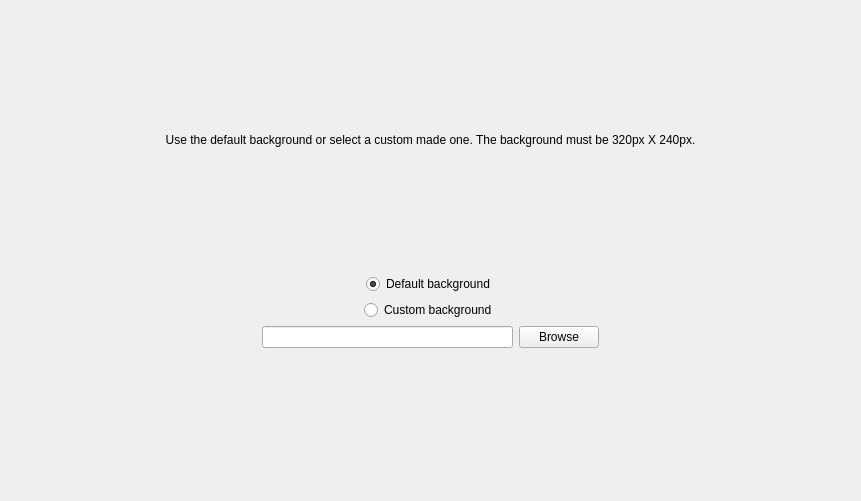
<?xml version="1.0" encoding="UTF-8"?>
<ui version="4.0">
 <class>BackgroundPageWidget</class>
 <widget class="QWidget" name="BackgroundPageWidget">
  <property name="geometry">
   <rect>
    <x>0</x>
    <y>0</y>
    <width>861</width>
    <height>501</height>
   </rect>
  </property>
  <property name="windowTitle">
   <string>Form</string>
  </property>
  <layout class="QVBoxLayout" name="verticalLayout">
   <item>
    <spacer name="verticalSpacer_3">
     <property name="orientation">
      <enum>Qt::Vertical</enum>
     </property>
     <property name="sizeHint" stdset="0">
      <size>
       <width>20</width>
       <height>40</height>
      </size>
     </property>
    </spacer>
   </item>
   <item>
    <widget class="QLabel" name="label">
     <property name="text">
      <string>Use the default background or select a custom made one. The background must be 320px X 240px.</string>
     </property>
     <property name="alignment">
      <set>Qt::AlignCenter</set>
     </property>
    </widget>
   </item>
   <item>
    <spacer name="verticalSpacer_2">
     <property name="orientation">
      <enum>Qt::Vertical</enum>
     </property>
     <property name="sizeHint" stdset="0">
      <size>
       <width>20</width>
       <height>40</height>
      </size>
     </property>
    </spacer>
   </item>
   <item>
    <layout class="QHBoxLayout" name="horizontalLayout_2">
     <item>
      <spacer name="horizontalSpacer_3">
       <property name="orientation">
        <enum>Qt::Horizontal</enum>
       </property>
       <property name="sizeHint" stdset="0">
        <size>
         <width>40</width>
         <height>20</height>
        </size>
       </property>
      </spacer>
     </item>
     <item>
      <widget class="QRadioButton" name="DefaultBackground_radioButton">
       <property name="text">
        <string>Default background</string>
       </property>
       <property name="checked">
        <bool>true</bool>
       </property>
       <attribute name="buttonGroup">
        <string notr="true">buttonGroup</string>
       </attribute>
      </widget>
     </item>
     <item>
      <spacer name="horizontalSpacer">
       <property name="orientation">
        <enum>Qt::Horizontal</enum>
       </property>
       <property name="sizeHint" stdset="0">
        <size>
         <width>40</width>
         <height>20</height>
        </size>
       </property>
      </spacer>
     </item>
    </layout>
   </item>
   <item>
    <layout class="QHBoxLayout" name="horizontalLayout_3">
     <item>
      <spacer name="horizontalSpacer_4">
       <property name="orientation">
        <enum>Qt::Horizontal</enum>
       </property>
       <property name="sizeHint" stdset="0">
        <size>
         <width>40</width>
         <height>20</height>
        </size>
       </property>
      </spacer>
     </item>
     <item>
      <widget class="QRadioButton" name="CustomBackground_RadioButton">
       <property name="text">
        <string>Custom background</string>
       </property>
       <attribute name="buttonGroup">
        <string notr="true">buttonGroup</string>
       </attribute>
      </widget>
     </item>
     <item>
      <spacer name="horizontalSpacer_2">
       <property name="orientation">
        <enum>Qt::Horizontal</enum>
       </property>
       <property name="sizeHint" stdset="0">
        <size>
         <width>40</width>
         <height>20</height>
        </size>
       </property>
      </spacer>
     </item>
    </layout>
   </item>
   <item>
    <layout class="QHBoxLayout" name="horizontalLayout">
     <item>
      <spacer name="horizontalSpacer_5">
       <property name="orientation">
        <enum>Qt::Horizontal</enum>
       </property>
       <property name="sizeHint" stdset="0">
        <size>
         <width>40</width>
         <height>20</height>
        </size>
       </property>
      </spacer>
     </item>
     <item>
      <widget class="QLineEdit" name="Background_lineEdit">
       <property name="readOnly">
        <bool>true</bool>
       </property>
      </widget>
     </item>
     <item>
      <widget class="QPushButton" name="Browse_pushButton">
       <property name="text">
        <string>Browse</string>
       </property>
      </widget>
     </item>
     <item>
      <spacer name="horizontalSpacer_6">
       <property name="orientation">
        <enum>Qt::Horizontal</enum>
       </property>
       <property name="sizeHint" stdset="0">
        <size>
         <width>40</width>
         <height>20</height>
        </size>
       </property>
      </spacer>
     </item>
    </layout>
   </item>
   <item>
    <widget class="QLabel" name="ErrorLabel">
     <property name="font">
      <font>
       <weight>75</weight>
       <bold>true</bold>
      </font>
     </property>
     <property name="styleSheet">
      <string notr="true">color: rgb(255, 0, 0);</string>
     </property>
     <property name="text">
      <string/>
     </property>
     <property name="alignment">
      <set>Qt::AlignCenter</set>
     </property>
    </widget>
   </item>
   <item>
    <spacer name="verticalSpacer">
     <property name="orientation">
      <enum>Qt::Vertical</enum>
     </property>
     <property name="sizeHint" stdset="0">
      <size>
       <width>20</width>
       <height>40</height>
      </size>
     </property>
    </spacer>
   </item>
  </layout>
 </widget>
 <resources/>
 <connections/>
 <buttongroups>
  <buttongroup name="buttonGroup"/>
 </buttongroups>
</ui>
